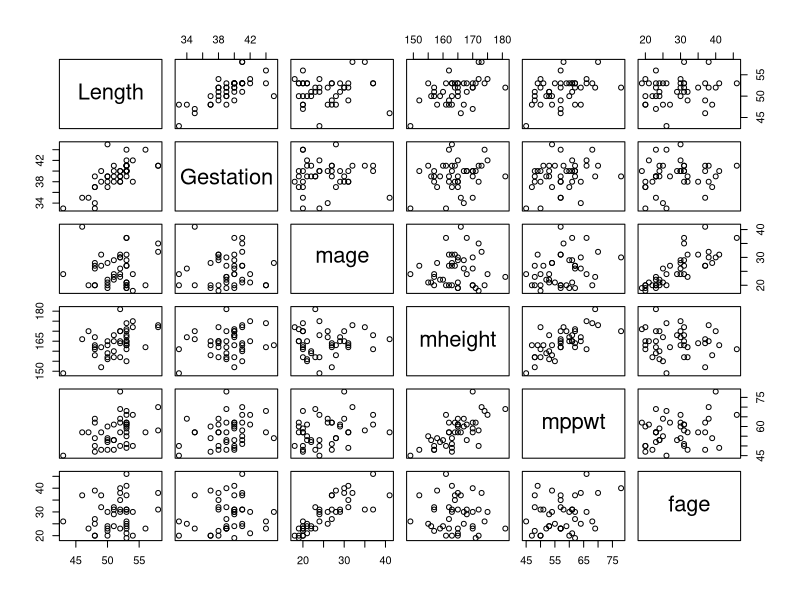
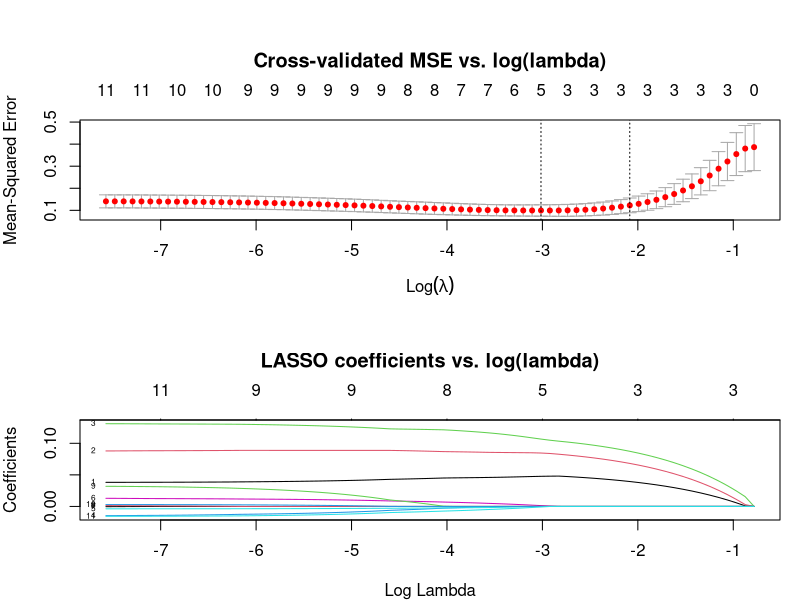
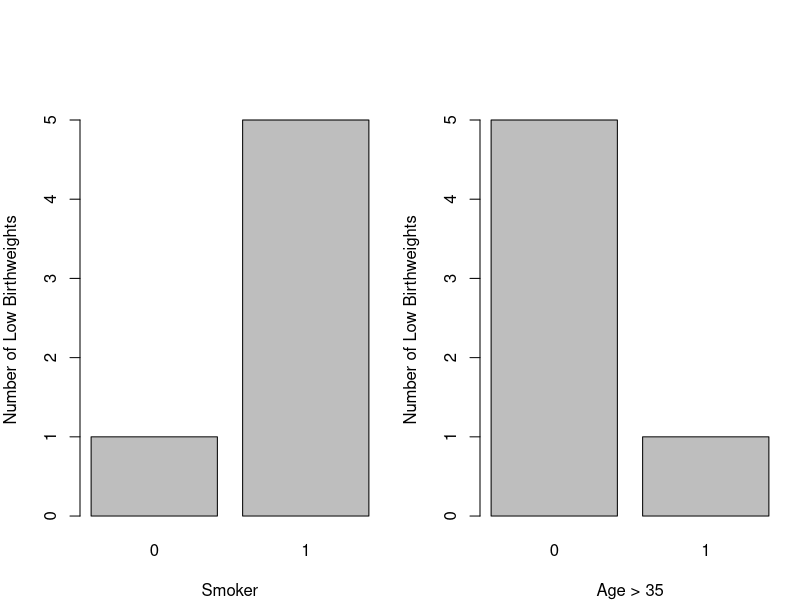
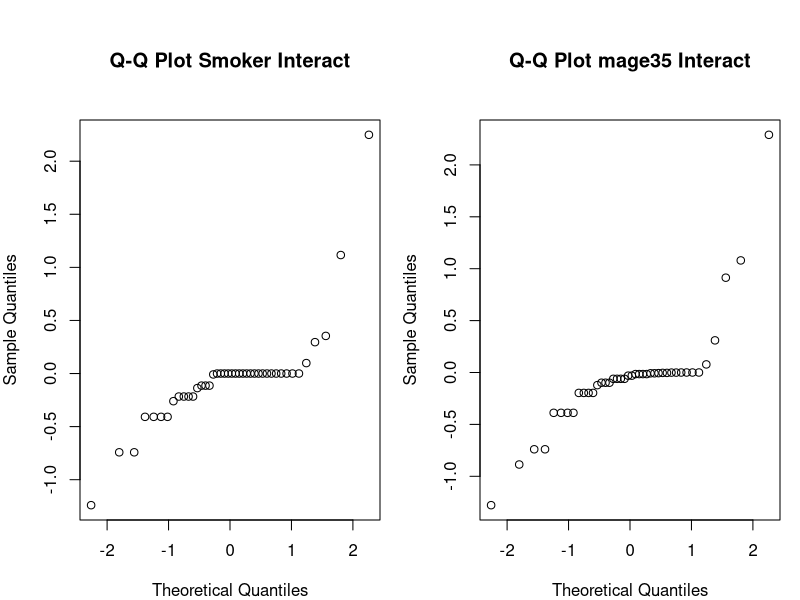

Reproduce these figures in R, in order.
## ---- chunk 1
birthweight <- read.csv("data/Birthweight.csv"); str(birthweight)
## ---- chunk 2
birthweight1 <- birthweight
birthweight1$ID <- NULL; birthweight1$smoker <- NULL
birthweight1$lowbwt <- NULL; birthweight1$mage35 <- NULL
## ---- chunk 3
# Create data frame with Cook's distances
cdist_df <- data.frame()
for (i in 1:length(birthweight1)) {
  if (names(birthweight1)[i] == "Birthweight") next
  bw_model <- lm(Birthweight~birthweight1[,i], data=birthweight1)
  cdist <- cooks.distance(bw_model)
  cdist_df <- rbind(cdist_df, data.frame(Variable = names(birthweight1)[i],
                                         CooksDistance = max(cdist)))
}
print(t(cdist_df))
## ---- chunk 4
bw_model <- lm(Birthweight~., data=birthweight1); library(car); vif(bw_model)
## ---- chunk 5
pairs(birthweight1[,c("Length", "Gestation", "mage", "mheight", "mppwt", "fage")])
## ---- chunk 6
model_summary <- summary(bw_model)
p_values <- model_summary$coefficients[,4]
birthweight2 <- birthweight1
while (max(p_values) > 0.05) {
  max_p_name <- names(which.max(p_values))
  birthweight2 <- birthweight2[, names(birthweight2) != max_p_name]
  bw_model <- lm(Birthweight~., data=birthweight2)
  model_summary <- summary(bw_model)
  p_values <- model_summary$coefficients[,4]
}
model_summary
## ---- chunk 7
averages <- data.frame(Headcirc=mean(birthweight2$Headcirc), Gestation=mean(birthweight2$Gestation))
stepdown_ci <- predict(bw_model, newdata=averages, interval="confidence", level=0.95)
stepdown_pi <- predict(bw_model, newdata=averages, interval="prediction", level=0.95)
## ---- chunk 8
library(glmnet); par(mfrow=c(2,1), mar=c(4,4,6,1)); set.seed(123)
x_df <- birthweight1[, names(birthweight1) != 'Birthweight']
x <- as.matrix(x_df); y <- as.double(birthweight1$Birthweight)
train <- sample(1:nrow(x), 0.67*nrow(x))
x_train <- x[train,]; y_train <- y[train]
x_test <- x[-train,]; y_test <- y[-train]; x_test_df <- x_df[-train,]
lasso_model <- glmnet(x_train, y_train, alpha=1)
cv_lasso <- cv.glmnet(x_train, y_train, alpha=1, type.measure="mse")
plot(cv_lasso, main="Cross-validated MSE vs. log(lambda)")
plot(cv_lasso$glmnet.fit, xvar="lambda", label=T, main="LASSO coefficients vs. log(lambda)")
lambda_min <- cv_lasso$lambda.min; lambda_1se <- cv_lasso$lambda.1se
coef(cv_lasso, s=cv_lasso$lambda.min)
lasso_pred <- predict(lasso_model, s=lambda_min, newx=x_test)
mse_lasso <- mean((lasso_pred-y_test)^2)
stepdown_pred <- predict(bw_model, newdata=x_test_df)
mse_stepdown <- mean((stepdown_pred-y_test)^2)
## ---- chunk 9
library(dplyr); par(mfrow=c(1,2))
birthweight3 <- select(birthweight, lowbwt, Gestation, smoker, mage35)
#birthweight3$smoker <- factor(birthweight3$smoker)
#birthweight3$mage35 <- factor(birthweight3$mage35)
totsmoker <- xtabs(~smoker, data=birthweight3)
barplot(xtabs(lowbwt~smoker, data=birthweight3), xlab="Smoker", ylab="Number of Low Birthweights")
totmage35 <- xtabs(~mage35, data=birthweight3)
barplot(xtabs(lowbwt~mage35, data=birthweight3), xlab="Age > 35", ylab="Number of Low Birthweights")
tot <- xtabs(~smoker+mage35, data=birthweight3)
totlowbwt <- xtabs(lowbwt~smoker+mage35, data=birthweight3)
print(totsmoker); print(totmage35); print(round(totlowbwt/tot, 2))
## ---- chunk 10
bw_logmodel <- glm(lowbwt~Gestation+smoker+mage35, data=birthweight3, family="binomial")
summary(bw_logmodel)
## ---- chunk 11
bw_logmodel_int1 <- glm(lowbwt~Gestation+smoker+mage35+Gestation:smoker, data=birthweight3, family="binomial")
bw_logmodel_int2 <- glm(lowbwt~Gestation+smoker+mage35+Gestation:mage35, data=birthweight3, family="binomial")

par(mfrow=c(1,2))
qqnorm(residuals(bw_logmodel_int1), main="Q-Q Plot Smoker Interact")
qqnorm(residuals(bw_logmodel_int2), main="Q-Q Plot mage35 Interact")

anova(bw_logmodel_int1, test="Chisq")
anova(bw_logmodel_int2, test="Chisq")
## ---- chunk 12
#final_logmodel <- glm(lowbwt~Gestation+smoker, data=birthweight3, family="binomial")
combo1 = data.frame(Gestation=40, smoker=0, mage35=0)
combo2 = data.frame(Gestation=40, smoker=1, mage35=0)
combo3 = data.frame(Gestation=40, smoker=0, mage35=1)
combo4 = data.frame(Gestation=40, smoker=1, mage35=1)
plbw_combo1 = predict(bw_logmodel,combo1,type="response")
plbw_combo2 = predict(bw_logmodel,combo2,type="response")
plbw_combo3 = predict(bw_logmodel,combo3,type="response")
plbw_combo4 = predict(bw_logmodel,combo4,type="response")
summary_table <- matrix(c(plbw_combo1, plbw_combo3, plbw_combo2, plbw_combo4), 
                        byrow = TRUE, 
                        ncol = 2, 
                        dimnames = list(c("Non-smoker", "Smoker"), 
                                        c("Under 35", "Over 35")))
print(summary_table)
## ---- chunk 13
#Creating the matrix for the smoker boolean low birthweight
grouped_df_smoker <- with(birthweight3, table(lowbwt, smoker))
dims <- dim(grouped_df_smoker)
flat_table <- as.vector(grouped_df_smoker)
matrix_data_smoker <- matrix(flat_table, nrow = prod(dims[-1]), ncol = dims[1])
rownames(matrix_data_smoker) <- c("lowbwt=0", "lowbwt=1")
colnames(matrix_data_smoker) <- c("smoker=0", "smoker=1")

#Creating the matrix for the mage35 boolean low birthweight
grouped_df_mage35 <- with(birthweight3, table(lowbwt, mage35))
dims <- dim(grouped_df_mage35)
flat_table <- as.vector(grouped_df_mage35)
matrix_data_mage35 <- matrix(flat_table, nrow = prod(dims[-1]), ncol = dims[1])
rownames(matrix_data_mage35) <- c("lowbwt=0", "lowbwt=1")
colnames(matrix_data_mage35) <- c("mage35=0", "mage35=1")

#Conducting the two Fisher tests since we have two 2x2 matrices
pval_smoker <- fisher.test(matrix_data_smoker)[[1]]
pval_mage35 <-  fisher.test(matrix_data_mage35)[[1]]
